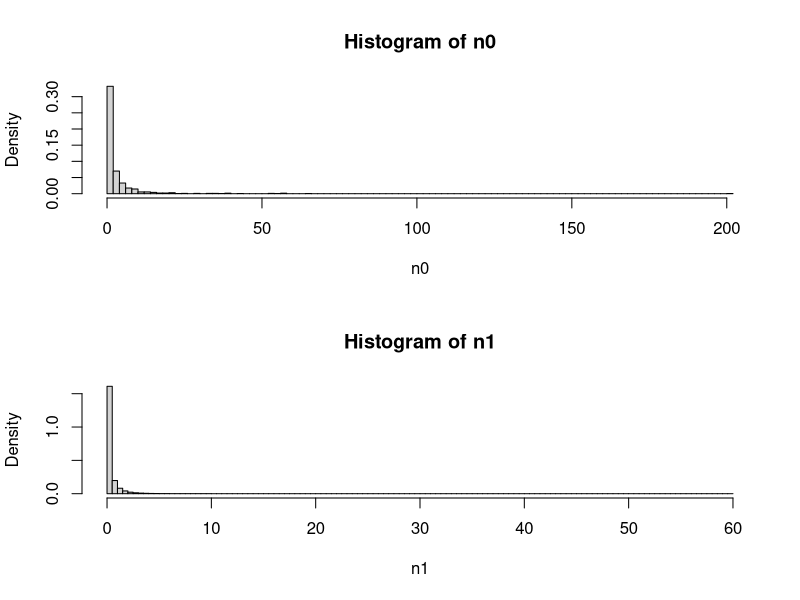
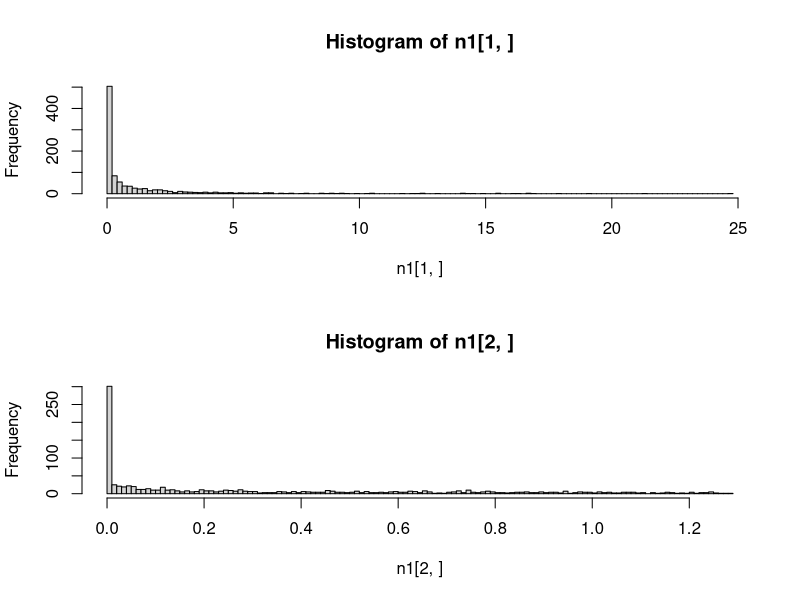
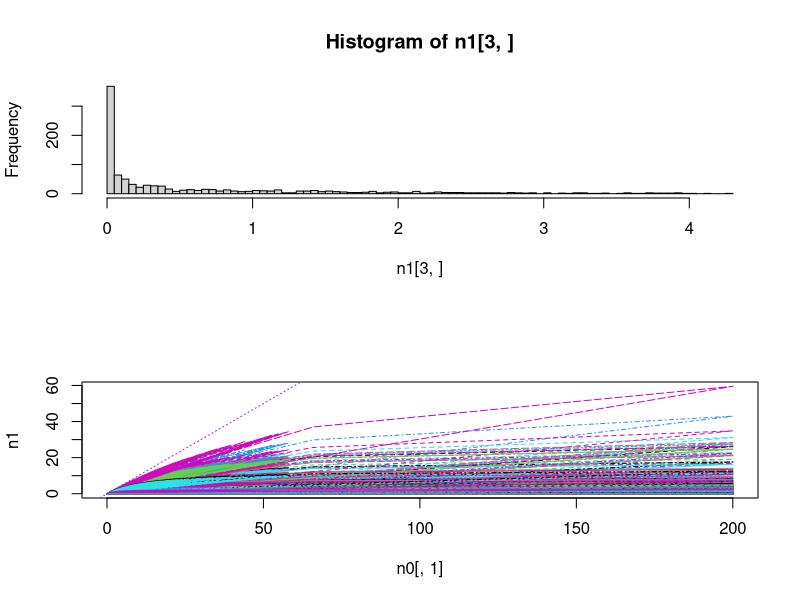
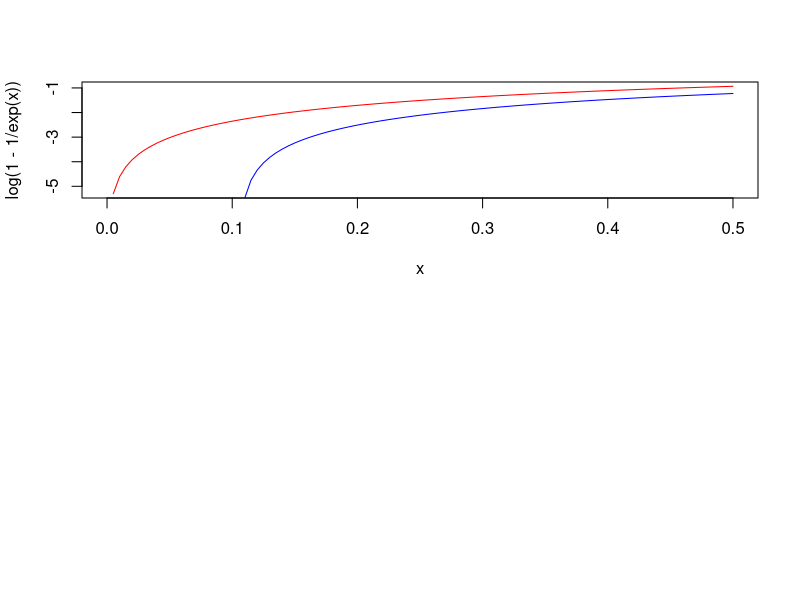
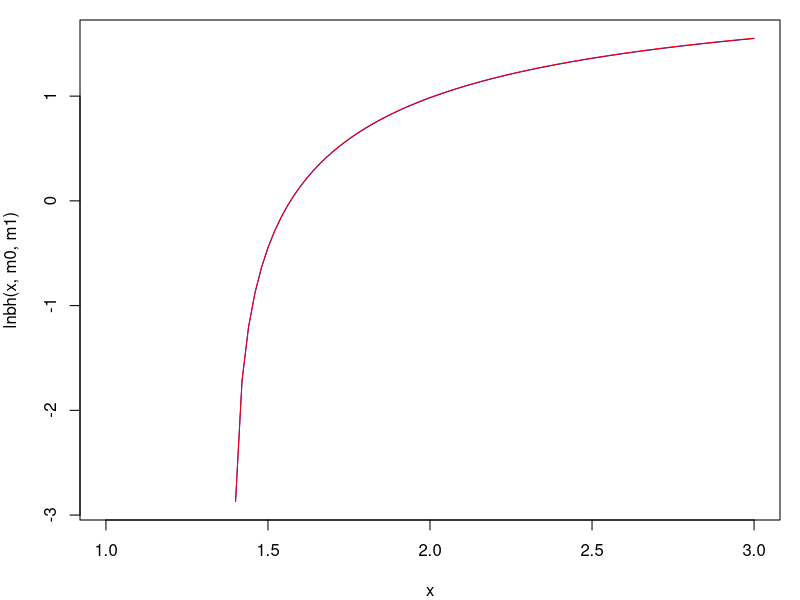
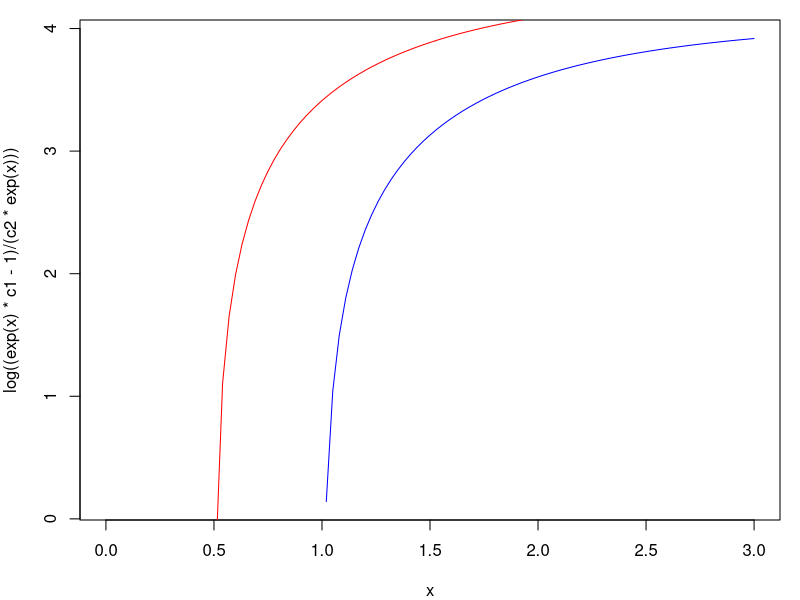
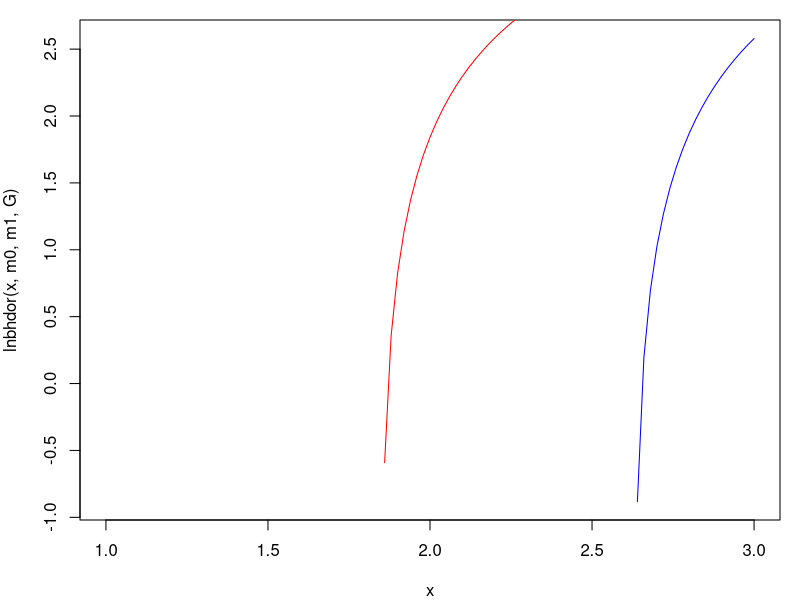
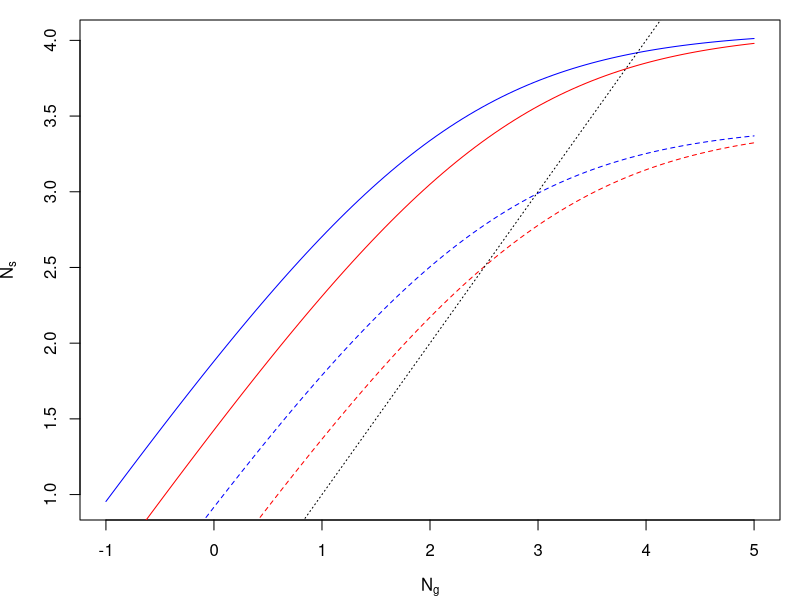

The R source for these figures, in order: (Note: this script raises an error after producing the figures.)
####################################################################
# Explore how random variation in Beverton-Holt mortality function #
# affects the distribution of population sizes                     #
####################################################################

# Functions ---------------------------------------------------------------

BH <- function(n_in,m0,m1){
  n_out <- n_in * exp(-m0) / ( 1 + (m1/m0)*(1-exp(-m0))*n_in )
  return(n_out)
}
# assuming T = 1

lnbh <- function(y,m0,m1,T3=0.3){
  c1 <- exp(-m0*T3)
  c2 <- (1-exp(-m0)*T3)*m1/m0
  log((y*c1-1)/(c2*y))
}

lnbhdor <- function(Y,m0,m1,G,T3=0.3){
  S0 <- exp(-m0)
  c1 <- exp(-m0*T3)
  c2 <- (1-exp(-m0)*T3)*m1/m0
  log((c1*G*Y-G*S0+S0-1) / (c2*G*Y*((G-1)*S0+1)))
}

Kcalc <- function(m0,m1){
  exp(-m0)/( (1-exp(-m0)) * (m1/m0) )
} 
# assuming T=1


sGBH <- function(n_in,Y,m0,m1,G,T3=0.3){
  So <- exp(-m0)
  Sn <- exp(-m0*T3)
  n_in*((1-G)*So + G*Y*Sn / (1 + G*Y*(1-Sn)*(m1/m0)*n_in))
}

# Exploration -------------------------------------------------------------

ln0_min <- -5
ln0_max <- 0
nseq <- 10^3
neps <- 10^3
alpha_m <- 0.1
beta_m <- 1

# n0_seq <- exp(seq(ln0_min,ln0_max,length.out=nseq))
# eps_m <- seq(-1,1,length.out=neps)
n0_seq <- exp(rnorm(nseq,0,1.5))
eps_m <- rnorm(neps,0,2)
  
m0 <- m1 <- n0 <- n1 <- matrix(NA,nr=nseq,nc=neps)

m0[] <- rep(exp(outer(alpha_m,eps_m,"+")),each=nseq)
m1[] <- rep(exp(outer(beta_m,eps_m,"+")),each=nseq)
n0[] <- rep(n0_seq,times=neps)
n1 <- BH(n0,m0,m1)

par(mfrow=c(2,1))
hist(n0,breaks=100,prob=T)
hist(n1,breaks=100,prob=T)

hist(n1[1,],breaks=100)
hist(n1[2,],breaks=100)
hist(n1[3,],breaks=100)

matplot(n0[,1],n1,type="l")
abline(0,1,col="purple",lty=3)

(K <- BH(10^10,m0[1,],m1[1,]))

# Plant example -----------------------------------------------------------
  # From Yodzis and work on desert annuals

### Without seed dormancy

curve(log(1-1/exp(x)),col="red",xlim=c(0,0.5))
curve(log(0.9-1/exp(x)),col="blue",add=T)
# drop-off occurs earlier at lower K

m0 <- 1.1
m1 <- 0.1
par(mfrow=c(1,1),mar=c(4,4,1,1))
curve(lnbh(x,m0,m1),col="blue",xlim=c(1,3))
m1 <- 0.01
curve(lnbh(x,m0,m1)-2.3,col="red",add=T)
# changing c2 only changes equilibrium N by constant factor (shifts intercept)

m0 <- 1
m1 <- 0.01
c1 <- exp(-m0)
c2 <- (1-exp(-m0))*m1/m0
curve(log((exp(x)*c1-1)/(c2*exp(x))),col="blue",xlim=c(0,3))
m0 <- 0.5
c1 <- exp(-m0)
c2 <- (1-exp(-m0))*m1/m0
curve(log((exp(x)*c1-1)/(c2*exp(x))),col="red",add=T)
# changing c1 -> drop-off occurs *earlier* at lower K

### With seed dormancy

G <- 0.4
m0 <- 1
m1 <- 0.01
curve(lnbhdor(x,m0,m1,G),col="blue",xlim=c(1,3))
m0 <- 0.5
curve(lnbhdor(x,m0,m1,G),col="red",add=T)
  # Same result with G - drop-off earlier for lower K

# How does Y affect BH curve? ---------------------------------------------

Y <- 3 # log scale
m0 <- 1
curve(log(BH(exp(x+Y),m0,m1)),col="blue",xlim=c(-1,5),
  xlab=expression(N[g]),ylab=expression(N[s])) # ignores dormancy
curve(log(BH(exp(x+Y-0.5),m0,m1)),col="red",add=T)
m0 <- 2
curve(log(BH(exp(x+Y),m0,m1)),col="blue",add=T,lty=2)
curve(log(BH(exp(x+Y-0.5),m0,m1)),col="red",add=T,lty=2)
abline(0,1,lty=3)
  # -0.5 -> reduce y by a freaction of exp(0.5)=1.6
  # decrease in y reduces equilibrium N by *more* when max popsize (K) is lower
  # Explantion:
  # - increasing Y makes a bigger difference to Ns when few seeds are being 
  # produced (bigger difference in [blue - red] at lower Ng (or Y)) 
  # - increasing m0 -> fewer seeds survive -> lower reproduction next year
  # -> bigger effect of change in Y
  # (but assumes that general shape of function stays the same? 
  # Increasing m0 makes curve steeper too, but this isn't important here,
  # as doesn't affect difference between blue and red much?)

# Y is just scaling up and down, changing c2 does the same thing?

# How does G affect BH curve? ---------------------------------------------

m0 <- 0.1
m1 <- 0.01
curve(lnbhdor(x,m0,m1,G=0.75),col="blue",xlim=c(0,5),ylim=c(-0.5,5))
curve(lnbhdor(x,m0,m1,G=0.5),col="red",add=T)
curve(lnbhdor(x,m0,m1,G=0.25),col="green",add=T)
  # above a certain Y, get more pop with high G, but as Y decreases, better to have low G

m0 <- 0.1
m1 <- 0.01
curve(lnbhdor(exp(x),m0,m1,G=0.75),col="blue",xlim=c(0,1.5),ylim=c(-0.5,5))
curve(lnbhdor(exp(x),m0,m1,G=0.25),col="red",add=T)
m0 <- 0.2
m1 <- 0.01
curve(lnbhdor(exp(x),m0,m1,G=0.75),col="blue",lty=2,add=T)
curve(lnbhdor(exp(x),m0,m1,G=0.25),col="red",lty=2,add=T)
  # When G is lower, reducing K has bigger effect on drop-off threshold for Y
  # (but will still always reduce it, so doesn't explain positive correlations)

m0 <- 0.1
m1 <- 0.01
curve(lnbhdor(x,m0,m1,G=0.75)-lnbhdor(x,m0,m1,G=0.25),col="blue",xlim=c(0,10))
m0 <- 0.2
m1 <- 0.01
curve(lnbhdor(x,m0,m1,G=0.75)-lnbhdor(x,m0,m1,G=0.25),col="red",add=T)
m0 <- 0.3
m1 <- 0.01
curve(lnbhdor(x,m0,m1,G=0.75)-lnbhdor(x,m0,m1,G=0.25),col="green",add=T)
abline(h=0,lty=3)
  # m1 -> lower germination favoured for given Y 

m0 <- 0.1
m1 <- 0.01
curve(lnbhdor(x,m0,m1,G=0.75)-lnbhdor(x,m0,m1,G=0.25),col="blue",xlim=c(0,10))
m0 <- 0.1
m1 <- 0.015
curve(lnbhdor(x,m0,m1,G=0.75)-lnbhdor(x,m0,m1,G=0.25),col="red",add=T)
abline(h=0,lty=3)
  # m2 -> proportional effect of G on dK is the same

# How does DI mortality relate to K? --------------------------------------

curve(Kcalc(exp(x),1),xlim=c(-5,5))
curve(Kcalc(exp(x),2),col="red",add=T)
  # higher m0 -> lower K

# Optimal G - constant environment ----------------------------------------

  # maximise equilibrium population size (ignoring extinction)

nY <- 5
nm0 <- 5
nm1 <- 5
nG <- 50

Yseq <- exp(seq(0,5,length.out=nY))
m0seq <- exp(seq(-1.5,0,length.out=nm0))
m1seq <- exp(seq(-4,4,length.out=nm1))
Gseq <- plogis(seq(-5,5,length.out=nG))

pd <- expand.grid(Y=Yseq,m0=m0seq,m1=m1seq,G=Gseq) # parameter data

lK_GY_plot <- function(m){
  require(reshape2)
  require(fields)
  pd$lK <- with(pd, lnbhdor(Y,m0,m1,G,T3=0.3))
  plotvars <- c("Y","G")
  pd1 <- subset(pd,m0==m & m1==m1seq[2],select=c(plotvars,"lK"))
  plotmat <- acast(melt(pd1,id=plotvars),G~Y)
  matplot(qlogis(Gseq),plotmat,type="l",lty=1,col=tim.colors(nY))
}

par(mfrow=c(2,2),mar=c(3,3,2,2))
lK_GY_plot(m0seq[1])  
lK_GY_plot(m0seq[2])  
lK_GY_plot(m0seq[3])  
lK_GY_plot(m0seq[4])  
  # m1 has no impact on optimal phenotype (only affects value of K)
  # G=0 is never optimal
  # Lower Y favours *higher* G -> should have negative G~z relationship?
  # (These plots show optimal G in years with different Y?)
  # Higher m0 favours higher G

lK_YG_plot <- function(m){
  require(reshape2)
  require(fields)
  pd$lK <- with(pd, lnbhdor(Y,m0,m1,G,T3=0.3))
  plotvars <- c("Y","G")
  pd1 <- subset(pd,m0==m & m1==m1seq[2],select=c(plotvars,"lK"))
  plotmat <- acast(melt(pd1,id=plotvars),Y~G)
  matplot(log(Yseq),plotmat,type="l",lty=1,col=tim.colors(nG))
}

par(mfrow=c(2,2),mar=c(3,3,2,2))
lK_YG_plot(m0seq[1])  
lK_YG_plot(m0seq[2])  
lK_YG_plot(m0seq[3])  
lK_YG_plot(m0seq[4])
  # low G -> 
  # - earlier drop-off in N with Y
  # - larger proportional drop-offs in N with Y
  # so *more* affected by CC if lower G (even without plasticity)
  # this tallies with "lower Y -> higher optimal G" results

# Optimal G - variable environment ----------------------------------------

np <- nrow(pd) # number of parameter combinations
nb <- 100
nt <- 1000 + nb
ns <- 10 # n y sig
Ysigseq <- exp(seq(-2,2,length.out=ns))
N0 <- 1000

Narr <- Yarr <- array(dim=c(nt,ns,np))
m0arr <- m1arr <- Garr <- array(dim=c(ns,np))
m0arr[] <- rep(pd$m0,each=ns)
m1arr[] <- rep(pd$m1,each=ns)
Garr[] <- rep(pd$G,each=ns)

Yarr[] <- exp(
  rep(log(pd$Y),each=nt*ns)
  + rep(outer(rnorm(n=nt,mean=0,sd=1),Ysigseq),times=np)
) # only works because Y varies the fastest of all params in pd

Narr[1,,] <- N0

for(t in 2:nt){
  Narr[t,,] <- sGBH(Narr[t-1,,],Yarr[t,,],m0arr,m1arr,Garr)
}

lNarr <- log(Narr)
lNmuarr <- apply(lNarr[-(1:nb),,],2:3,mean)
lNsdarr <- apply(lNarr[-(1:nb),,],2:3,sd)
lNmedarr <- apply(lNarr[-(1:nb),,],2:3,median)

Nd <- expand.grid(Ysig=Ysigseq,Y=Yseq,m0=m0seq,m1=m1seq,G=Gseq)
Nd$lNmu <- as.vector(lNmuarr)
Nd$lNsd <- as.vector(lNsdarr)
Nd$lNmed <- as.vector(lNmedarr)

lmu_Ysig_G_plot <- function(pY,pm0,pm1,xvar="G",...){
  require(reshape2)
  require(fields)
  plotvars <- c("Ysig","G")
  Nd1 <- subset(Nd,Y==pY & m0==pm0 & m1==pm1,select=c(plotvars,"lNmu"))
  if(xvar=="G"){
    plotmat <- acast(melt(Nd1,id=plotvars),G~Ysig)
    matplot(qlogis(Gseq),plotmat,type="l",lty=1,col=tim.colors(ns),
            ylim=c(-2,max(ceiling(plotmat))),
            ...)
  }
  if(xvar=="Ysig"){
    plotmat <- acast(melt(Nd1,id=plotvars),Ysig~G)
    matplot(Ysigseq,plotmat,type="l",lty=1,col=tim.colors(nG),
            ylim=c(-2,max(ceiling(plotmat))),
            ...)
  }
}

pdf(paste0("Plots/lmu_Ysig_G_",format(Sys.Date(),"%d%b%Y"),".pdf"),
    width=15,height=15)
iseq <- 1:5
ni <- length(iseq)
par(mfrow=c(ni,ni),mar=c(4,4,2,2),las=1,bty="l")
for(i in iseq){
  for(j in iseq){
    for(k in iseq){
      lmu_Ysig_G_plot(pY=Yseq[i],pm0=m0seq[j],pm1=m1seq[k],xvar="G",
                      xlab="G",ylab="ln(N)",
                      main=paste0("Y=",signif(Yseq[i],2),
                                  " m0=",signif(m0seq[j],2),
                                  " m1=",signif(m1seq[k],2)
                                  )
      )
    }
  }
}
dev.off()

par(mfrow=c(2,2),mar=c(4,4,2,2),las=1,bty="n")
lmu_Ysig_G_plot(pY=Yseq[4],pm0=m0seq[2],pm1=m1seq[2],xvar="G")
lmu_Ysig_G_plot(pY=Yseq[4],pm0=m0seq[4],pm1=m1seq[2],xvar="G")
lmu_Ysig_G_plot(pY=Yseq[2],pm0=m0seq[2],pm1=m1seq[4],xvar="G")
lmu_Ysig_G_plot(pY=Yseq[2],pm0=m0seq[2],pm1=m1seq[2],xvar="G")
  # - high m0 reduces effect of variance on optimal G, 
  # possibly even leads to env var favouring high G?
  # - m1 again just shifts population size without changing optimum
  # - low Y accentuates effects of env var on G?  
  # - low Y seems to favour higher G (again)

  # fluctuations favour G<1

par(mfrow=c(2,2))
lmu_Ysig_G_plot(pY=Yseq[5],pm0=m0seq[3],pm1=m1seq[3],xvar="Ysig")
lmu_Ysig_G_plot(pY=Yseq[5],pm0=m0seq[5],pm1=m1seq[3],xvar="Ysig")
lmu_Ysig_G_plot(pY=Yseq[5],pm0=m0seq[3],pm1=m1seq[5],xvar="Ysig")
lmu_Ysig_G_plot(pY=Yseq[2],pm0=m0seq[3],pm1=m1seq[3],xvar="Ysig")

lmu_Y_G_plot <- function(pYsig,pm0,pm1,xvar="G",...){
  require(reshape2)
  require(fields)
  plotvars <- c("Y","G")
  Nd1 <- subset(Nd,Ysig==pYsig & m0==pm0 & m1==pm1,select=c(plotvars,"lNmu"))
  if(xvar=="G"){
    plotmat <- acast(melt(Nd1,id=plotvars),G~Y)
    matplot(qlogis(Gseq),plotmat,type="l",lty=1,col=tim.colors(nY),
            ylim=c(-2,max(ceiling(plotmat))),
            ...
            )
  }
  if(xvar=="Y"){
    plotmat <- acast(melt(Nd1,id=plotvars),Y~G)
    matplot(Yseq,plotmat,type="l",lty=1,col=tim.colors(nG),
            ylim=c(-2,max(ceiling(plotmat))),
            ...
            )
  }
}

pdf(paste0("Plots/lmu_Y_G_",format(Sys.Date(),"%d%b%Y"),".pdf"),
    width=15,height=15)
iseq <- 1:5
ni <- length(iseq)
par(mfrow=c(ni,ni),mar=c(4,4,2,2),las=1,bty="l")
for(i in iseq*2){ # Ysig twice as long as others
  for(j in iseq){
    for(k in iseq){
      lmu_Y_G_plot(pYsig=Ysigseq[i],pm0=m0seq[j],pm1=m1seq[k],xvar="G",
                      xlab="G",ylab="ln(N)",
                      main=paste0("Ysig=",signif(Ysigseq[i],2),
                                  " m0=",signif(m0seq[j],2),
                                  " m1=",signif(m1seq[k],2)
                      )
      )
    }
  }
}
dev.off()

par(mfrow=c(2,2))
lmu_Y_G_plot(pYsig=Ysigseq[4],pm0=m0seq[2],pm1=m1seq[2],xvar="G")
lmu_Y_G_plot(pYsig=Ysigseq[4],pm0=m0seq[4],pm1=m1seq[2],xvar="G")
lmu_Y_G_plot(pYsig=Ysigseq[5],pm0=m0seq[2],pm1=m1seq[4],xvar="G")
lmu_Y_G_plot(pYsig=Ysigseq[2],pm0=m0seq[2],pm1=m1seq[2],xvar="G")
  # NB: outcome with median is almost exactly the same

# Analysis of high-variance scenario --------------------------------------

matplot(log(Yarr[1000:1100,,3000]),type="l")

Darr <- Yearr <- array(dim=dim(Narr))
for(i in 2:nt){
  Darr[i,,] <- log(Narr[i,,]) - log(Narr[i-1,,])
  Yearr[i,,] <- log(Narr[i,,] - exp(-m0arr)*(1-Garr)*Narr[i-1,,]) - log(Garr*Narr[i-1,,])
}

pdsel <- with(pd, which(
  Y %in% Yseq[c(1,5)] & m0==m0seq[5] & m1==m1seq[2] & G %in% Gseq[c(10,20)]
  ))
Ysigsel <- 10

scol <- rep(c("blue","red"),each=2) # blue = low G, red = high G
slty <- rep(1:2,times=2)
matplot(log(Narr[900:1100,Ysigsel,pdsel]),type="l",col=scol,lty=slty)

plot(density(log(Yarr[,Ysigsel,pdsel[1]])))
lines(density(log(Yarr[,Ysigsel,pdsel[2]])),lty=2)
matplot(Darr[900:1100,Ysigsel,pdsel],type="l",col=scol,lty=slty)
matplot(Yearr[900:1100,Ysigsel,pdsel],type="l",col=scol,lty=slty)

plot(density(log(Narr[100:nt,Ysigsel,pdsel[4]])),col=scol[4],lty=slty[4])
lines(density(log(Narr[100:nt,Ysigsel,pdsel[2]])),col=scol[2],lty=slty[2])
plot(density(log(Narr[100:nt,Ysigsel,pdsel[3]])),col=scol[3],lty=slty[3])
lines(density(log(Narr[100:nt,Ysigsel,pdsel[1]])),col=scol[1],lty=slty[1])

plot(density(Darr[100:nt,Ysigsel,pdsel[4]]),col=scol[4],lty=slty[4])
lines(density(Darr[100:nt,Ysigsel,pdsel[2]]),col=scol[2],lty=slty[2])
abline(v=0,lty=3)
plot(density(Darr[100:nt,Ysigsel,pdsel[3]]),col=scol[3],lty=slty[3])
lines(density(Darr[100:nt,Ysigsel,pdsel[1]]),col=scol[1],lty=slty[1])
abline(v=0,lty=3)

plot(density(Yearr[100:nt,Ysigsel,pdsel[4]]),col=scol[4],lty=slty[4])
lines(density(Yearr[100:nt,Ysigsel,pdsel[2]]),col=scol[2],lty=slty[2])
abline(v=m0seq[5],lty=3)
plot(density(Yearr[100:nt,Ysigsel,pdsel[3]]),col=scol[3],lty=slty[3])
lines(density(Yearr[100:nt,Ysigsel,pdsel[1]]),col=scol[1],lty=slty[1])
abline(v=m0seq[5],lty=3)

# Royama plots ------------------------------------------------------------

par(mfrow=c(2,2))
nN <- 100
Nseq <- exp(seq(0,5,length.out=nN))

r_sGBH_seq <- function(Y,m0,m1,G){
  log(sGBH(Nseq,Y,m0,m1,G)/Nseq)
}

Royama_matplot <- function(ppd,...){
  require(fields)
  require(plyr)
  colourvar <- ppd[,which(sapply(ppd,function(x) length(unique(x)))>1)]
  ncolours <- length(colourvar)
  rd <- mdply(ppd, r_sGBH_seq)
  rarr <- t(as.matrix(subset(rd,select=names(rd)[!names(rd) %in% names(pd)])))
  matplot(log(Nseq),rarr,type="l",lty=1,col=tim.colors(ncolours),...)
  abline(h=0,col="black",lty=3)
}

par(mfrow=c(2,2))
Royama_matplot(subset(pd, Y==Yseq[3] & m0==m0seq[3] & m1==m1seq[3]))
Royama_matplot(subset(pd, Y==Yseq[5] & m0==m0seq[3] & m1==m1seq[3]))
Royama_matplot(subset(pd, Y==Yseq[3] & m0==m0seq[5] & m1==m1seq[3]))
Royama_matplot(subset(pd, Y==Yseq[3] & m0==m0seq[3] & m1==m1seq[5]))
  # - increasing G increases stability but generally reduces K (unless at low G)
  # - when seed mortatlity is high, G doesn't affect K much

Royama_matplot(subset(pd, m0==m0seq[3] & m1==m1seq[3] & G==Gseq[5]),ylim=c(-1,2))
Royama_matplot(subset(pd, m0==m0seq[3] & m1==m1seq[3] & G==Gseq[20]),ylim=c(-1,2))
Royama_matplot(subset(pd, m0==m0seq[3] & m1==m1seq[3] & G==Gseq[30]),ylim=c(-1,2))
Royama_matplot(subset(pd, m0==m0seq[3] & m1==m1seq[3] & G==Gseq[50]),ylim=c(-1,2))
  # - env var has more positive effects when G is low and when population
  # size is low (DD-clim interaction)
  # - declines in reproduction can have *less* severe effects when G is high?

  # (for squared rainfall, can just compare what happens if return to low Y again)

Royama_matplot(subset(pd, m0==m0seq[2] & m1==m1seq[3] & G==Gseq[25]))
Royama_matplot(subset(pd, m0==m0seq[3] & m1==m1seq[3] & G==Gseq[25]))
Royama_matplot(subset(pd, m0==m0seq[4] & m1==m1seq[3] & G==Gseq[25]))
Royama_matplot(subset(pd, m0==m0seq[5] & m1==m1seq[3] & G==Gseq[25]))
  # higher mortality -> lower K but overall patterns pretty similar?

Royama_matplot(subset(pd, m0==m0seq[3] & m1==m1seq[2] & G==Gseq[25]))
Royama_matplot(subset(pd, m0==m0seq[3] & m1==m1seq[3] & G==Gseq[25]))
Royama_matplot(subset(pd, m0==m0seq[3] & m1==m1seq[4] & G==Gseq[25]))
Royama_matplot(subset(pd, m0==m0seq[3] & m1==m1seq[5] & G==Gseq[25]))
  # higher m2 -> higher stability, lower K 
  # (just shifts intercept, effect happens because of non-linear DD?)

# Optimal plastic G - variable environment --------------------------------

  # (no need for plasticity in constant environment)

alpha_G <- beta_Gz <- matrix(NA,nr=np,nc=np) 
alpha_G[] <- -tau_mu*sqrt(pi^2/(3*tau_sd^2))
beta_Gz[] <- sqrt(pi^2/(3*tau_sd^2))
# based on Godfray & Rees 2002

  # - plot fitness distribution over different environments, calculate width to
  # quantify degree of bet-hedging
  # - can also infer effects of plasticity by looking at plots showing response 
  # to environment for different germination fractions (effectively 3d plots for
  # cue / environment)
